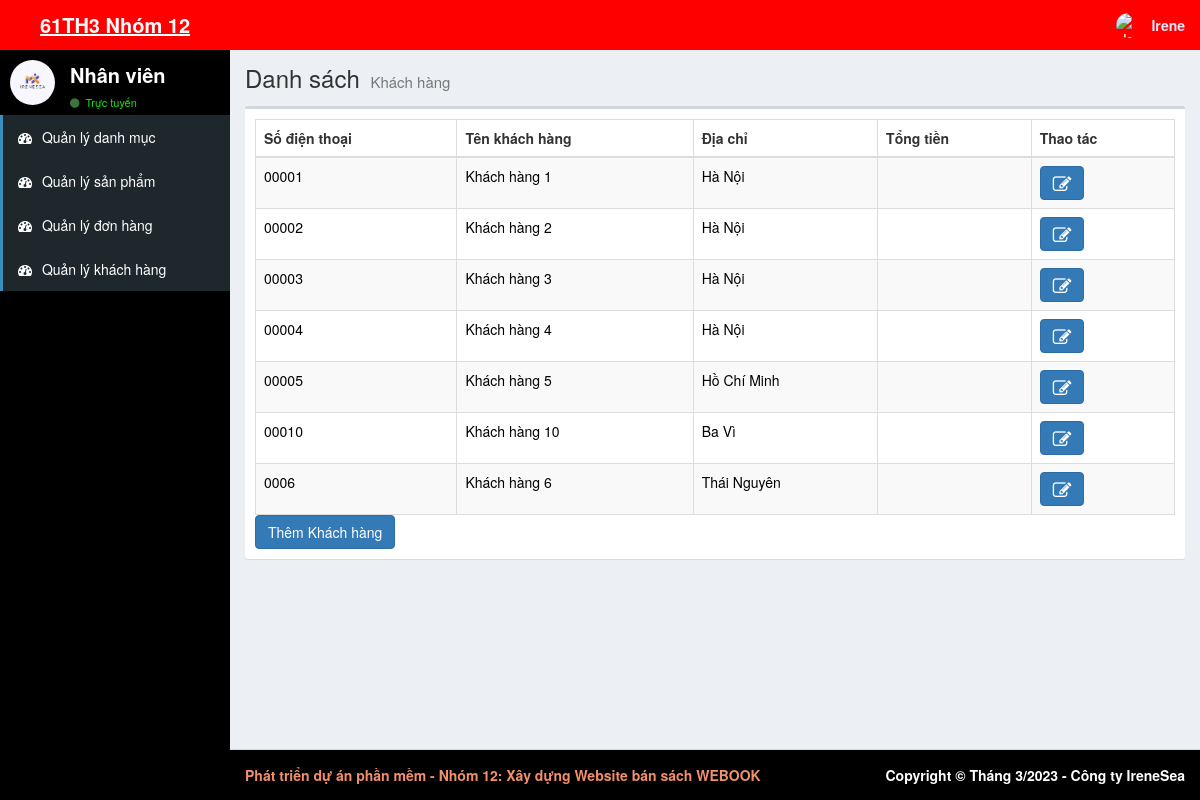
The app's page /admin/nhanvien/qlykhachhang.php (signed in) with its own data.
### tables this page shows
CREATE TABLE `khachhang` (
  `Sdt` varchar(10) NOT NULL,
  `Matkhau` varchar(100) NOT NULL,
  `Tenkhach` varchar(100) NOT NULL,
  `Diachi` varchar(200) NOT NULL
);

### admin/nhanvien/qlykhachhang.php (the view, shortened to what this page needs)
<?php
 include "head.php";
?>
<body class="hold-transition skin-blue sidebar-mini">
    <div class="wrapper">
    <?php
 include "Header.php";
?>
    <?php
 include "aside.php";
?>
      <div class="content-wrapper">
      <section class="content-header">
          <h1>
            Danh sách
            <small>Khách hàng</small>
          </h1>
        </section>
        <section class="content">
          <div class="row">
            <div class="col-xs-12">
              <div class="box">
                <div class="box-body">
                  <table id="example1" class="table table-bordered table-striped">
                    <thead>
                      <tr>
                        <th>Số điện thoại</th>
                        <th>Tên khách hàng</th>
                        <th>Địa chỉ</th>
                        <th>Tổng tiền</th>
                        <th>Thao tác</th>
                      </tr>
                    </thead>
                    <tbody>
                    <?php
                         require '../../inc/config.php';
                         $sql="SELECT Sdt,Tenkhach,Diachi from khachhang";
                         $result = $conn->query($sql);
                         if ($result->num_rows > 0) {
                          while($row = $result->fetch_assoc()) {
                      ?>
                        <tr>
                        <td ><a href ="xemchitietkhach.php?Sdt=<?php echo $row["Sdt"]?>" style="color:black"><?php echo $row["Sdt"] ?></a></td>
                        <td ><a href ="xemchitietkhach.php?Sdt=<?php echo $row["Tenkhach"]?>" style="color:black"><?php echo $row["Tenkhach"] ?></a></td>
                        <td ><a href ="xemchitietkhach.php?Sdt=<?php echo $row["Diachi"]?>" style="color:black"><?php echo $row["Diachi"] ?></a></td>
                        <td ></td>
                        <td><a class="btn btn-primary" href="suakhachhang.php?Sdt=<?php echo $row["Sdt"] ?>">
                            <i class="fa fa-edit fa-lg" title="Chỉnh sửa"></i>
                            </a>
                        </td>
                        </tr>
                        <?php
                          }
                        }
                         ?>
                    </tbody>
                  </table>
                  <div  style="text-align:left">
                <a class="btn btn-primary "href="themkhachhang.php">
                    Thêm Khách hàng</a>
                </div>
                </div>
              </div>
            </div>
          </div>
        </section>
      </div>
      <?php
      include "footer.php";
     ?>
    </div>
  </body>
</html>

### records on screen
khachhang: Sdt "00001", Tenkhach "Khách hàng 1", Diachi "Hà Nội"
khachhang: Sdt "00002", Tenkhach "Khách hàng 2", Diachi "Hà Nội"
khachhang: Sdt "00003", Tenkhach "Khách hàng 3", Diachi "Hà Nội"
khachhang: Sdt "00004", Tenkhach "Khách hàng 4", Diachi "Hà Nội"
khachhang: Sdt "00005", Tenkhach "Khách hàng 5", Diachi "Hồ Chí Minh"
khachhang: Sdt "00010", Tenkhach "Khách hàng 10", Diachi "Ba Vì"
khachhang: Sdt "0006", Tenkhach "Khách hàng 6", Diachi "Thái Nguyên"

### other values on screen
$_SESSION['Tendangnhap'] "Irene"
